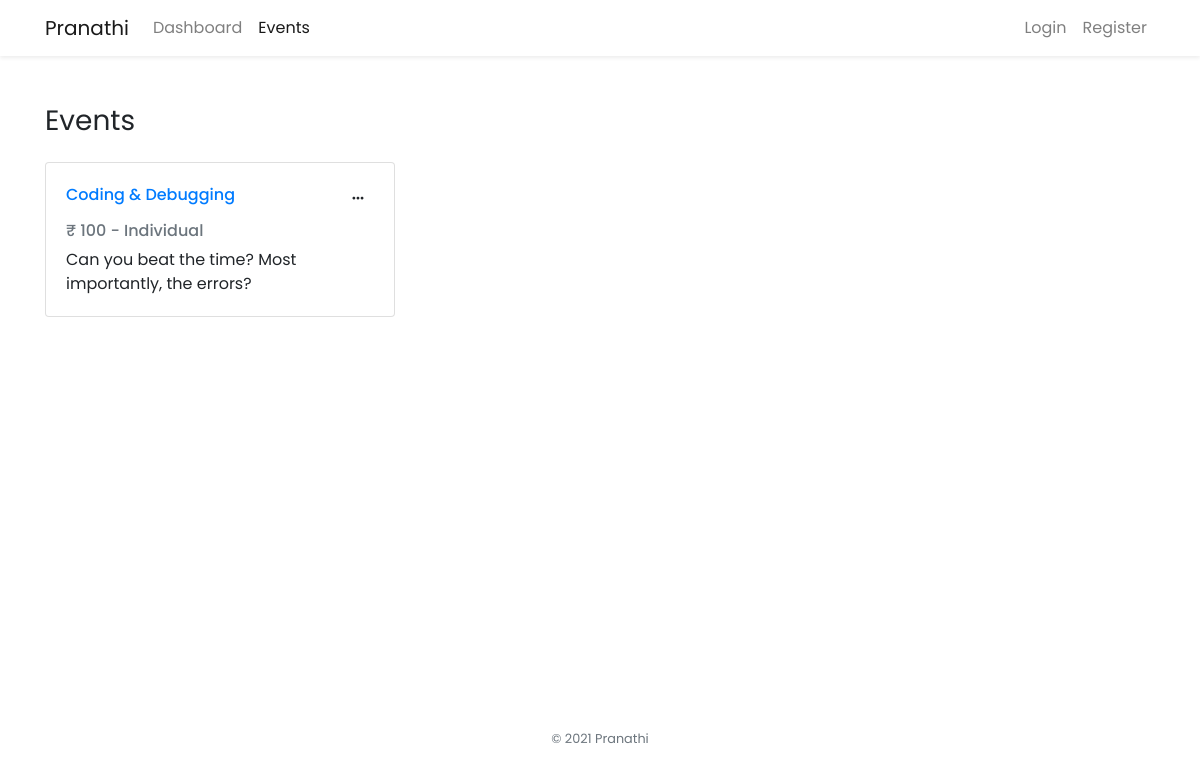
Screenshot of /events.php with the database file from the repository.
### tables this page shows
CREATE TABLE `events` (
  `event_id` int(11) NOT NULL,
  `event_name` varchar(255) NOT NULL,
  `event_type` varchar(255) NOT NULL,
  `category_id` int(11) NOT NULL,
  `event_date` date NOT NULL,
  `event_fee` int(11) NOT NULL,
  `event_desc` text NOT NULL,
  `organiser_id` int(11) NOT NULL
);

### events.php (the view, shortened to what this page needs)
<!DOCTYPE html>
<html lang="en">
<head>
    <?php include 'includes/_links.php'; ?>
</head>
<body>
    <?php include 'includes/_navbar.php'; ?>
    <main>
        <div class="container py-5" style="position: relative;">
            <h1 class="h3 d-flex align-items-center justify-content-between font-weight-normal mb-4">
                <span>Events</span>
            </h1>
            <div class="row">
                <?php
                include 'includes/db_connect.php';
                $result = $db->query("SELECT * FROM events NATURAL JOIN categories ORDER BY event_name");
                if ($result) {
                    while ($row = $result->fetch_assoc()) { ?>
                <div class="col-lg-4 col-md-6 col-12 mb-4">
                    <div class="card">
                        <div class="card-body">
                            <div class="card-title">
                                <div class="d-flex align-items-center justify-content-between">
                                    <h4 class="h6">
                                        <a
                                            href="view_event.php?id=<?php echo $row['event_id']; ?>"><?php echo $row['event_name']; ?></a>
                                    </h4>
                                    <div class="dropdown">
                                        <button class="btn btn-sm btn-icon btn-light bg-white border-0" type="button"
                                            data-toggle="dropdown">
                                            <i class="fas fa-ellipsis-h"></i>
                                        </button>
                                    </div>
                                </div>
                            </div>
                            <h6 class="card-subtitle mb-2 text-muted">&#8377; <?php echo $row['event_fee']; ?> -
                                <?php echo $row['event_type']; ?></h6>
                            <p class="card-text overflow-hidden" style="height: 48px;">
                                <?php echo $row['event_desc']; ?></p>
                        </div>
                    </div>
                </div>
                <?php }
                } else {
                    $error_message = 'Something went wrong';
                }
                ?>
            </div>
        </div>
    </main>
    <?php include 'includes/_scripts.php'; ?>
</body>
</html>

### css/style.css (style rules this page uses)
body { font-family: 'Poppins', sans-serif; min-height: 100vh; display: flex; flex-direction: column; }
main { flex: 1 0 auto; }
a { text-decoration: none !important; }
.btn { font-weight: 500; padding: 0.75rem 1rem; }
.btn-sm { padding: 0.625rem 1.125rem; }
.btn-icon { position: relative; line-height: 0; font-size: 1rem; width: 3.125rem; height: 3.125rem; padding: 0; }
.btn-icon.btn-sm, .btn-group-sm > .btn-icon.btn { font-size: 0.8175rem; width: 2rem; height: 2rem; }
.btn-icon.btn-sm { font-size: 0.8175rem; width: 2rem; height: 2rem; }

### rows the page displays
events: event_name "Coding & Debugging", event_fee "100", event_type "Individual", event_desc "Can you beat the time? Most importantly, the errors?"
